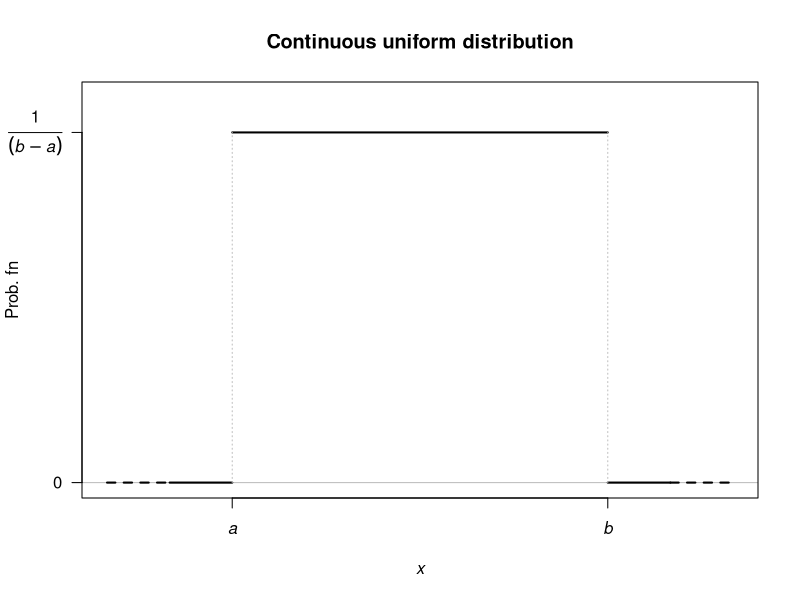
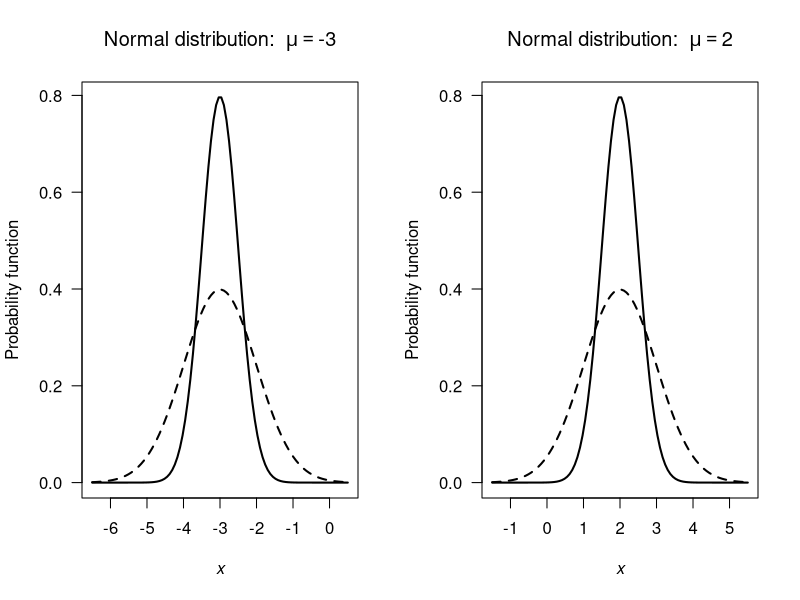
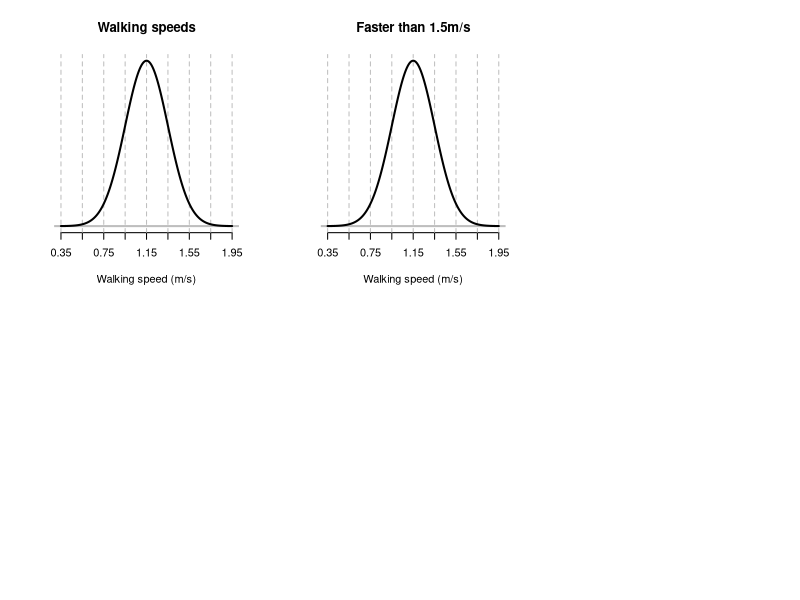

Write R code to recreate these figures, in order. (Note: this script raises an error after producing the figures.)
## ---- chunk 1
plot( x = c(1, 7),
      y = c(0, 1),
      type = "n",
      ylim = c(0, 1.1),
      xlim = c(-1, 9),
      xlab = expression(italic(x)),
      ylab = "Prob. fn",
      axes = FALSE,
      main = "Continuous uniform distribution")
abline(h = 0,
       col = "grey")
lines(x = c(0, 1),
      y = c(0, 0),
      lwd = 2)
lines(x = c(-1, 0),
      y = c(0, 0),
      lwd = 2,
      lty = 2)
lines(x = c(7, 8),
      y = c(0, 0),
      lwd = 2)
lines(x = c(8, 9),
      y = c(0, 0),
      lwd = 2,
      lty = 2)

axis(side = 1,
     at = c(1, 7),
     labels = c(expression(italic(a)), 
                expression(italic(b)) ) )
axis(side = 2,
     at = c(0, 1),
     label = c(0,
               expression(frac(1, (italic(b) - italic(a))) ) ),
     las = 1)
box()

lines( x = c(1, 7),
       y = c(1, 1),
       lwd = 2)
lines( x = c(1, 1),
       y = c(0, 1),
       col = "grey",
       lty = 3)
lines( x = c(7, 7),
       y = c(0, 1),
       col = "grey",
       lty = 3)
## ---- chunk 2
punif(-0.5, -2, 2) + 
  1 - punif(0.5, -2, 2)
## ---- chunk 3

par(mfrow = c(1, 2))

z <- seq(-3.5, 3.5,
         length = 100)

mu <- c(-3, 2)
sigma <- c(0.5, 1)

for (i in (1:2)){
   x <- mu[i] + z * max(sigma)
   muvalue <- mu[i]
   plot( x,
         dnorm(x, 
               mean = mu[i], 
               sd = sigma[1]),
         type = "l",
         xlab = expression(italic(x)),
         ylab = "Probability function",
         lwd = 2,
         las = 1,
         main = bquote("Normal distribution: " ~ mu == .(muvalue))
         )
   lines( x,
         dnorm(x, 
               mean = mu[i], 
               sd = sigma[2]),
         lty = 2,
         lwd = 2)
   
}
## ---- chunk 4
# Part 1
1 - pnorm(1.5, mean = 1.15, sd = 0.2)

# Part 2
pnorm(1, mean = 1.15, sd = 0.2)

# Part 3
pnorm(1.5, mean = 1.15, sd = 0.2) - 
   pnorm(1, mean = 1.15, sd = 0.2)

# Part 4
qnorm(0.15, mean= 1.15, sd = 0.2)

# Part 5
qnorm(0.95, mean = 1.15, sd = 0.2)
## ---- chunk 5
plotWalking <- function(){
  mu <- 1.15
  sigma <- 0.2
  zseq <- seq(-4, 4,
              length = 500)
  yy <- dnorm(zseq)
  
  xx <- mu + sigma*zseq
  
  z <- seq(-4, 4, 
           by = 1)
  plot(yy ~ xx,
       type = "n",
       las = 1,
       axes = FALSE,
       xlab = "Walking speed (m/s)",
       ylab = "")
  axis(side = 1,
       at = mu + z * sigma)
  abline(h = 0,
         lwd = 2,
         col = "grey")
  abline(v =  mu + z * sigma,
         lwd = 1,
         lty = 2,
         col = "grey")
  lines(yy ~ xx,
       lwd = 2)
  
  return(list( x = xx, 
               y = yy) )
}


par( mfrow = c(2, 3) )
out <- plotWalking()
title(main = "Walking speeds")

out <- plotWalking()
title(main = "Faster than 1.5m/s")
shadeNormal(out$x, 
            out$y,
            lo = 1.5, 
            hi = 10,
            col = plotColour1)

out <- plotWalking()
title(main = "Slower than 1.0m/s")
shadeNormal(out$x, 
            out$y,
            lo = -100, 
            hi = 1,
            col = plotColour1)

out <- plotWalking()
title(main = "Between 1.0m/s and 1.5m/s")
shadeNormal(out$x, 
            out$y,
            lo = 1, 
            hi = 1.5,
            col = plotColour1)

out <- plotWalking()
title(main = "Slowest 15%")
shadeNormal(out$x, 
            out$y,
            hi = qnorm(0.15, mean= 1.15, sd = 0.2),
            lo = -100, 
            col = plotColour1)

out <- plotWalking()
title(main = "Quickest 5%")
shadeNormal(out$x, 
            out$y,
            hi = 100, 
            lo = qnorm(0.90, mean= 1.15, sd = 0.2),
            col = plotColour1)

## ---- chunk 6
qnorm(0.25, # 'Top 75%' is the same as the 'bottom 25%' 
      mean = 50,
      sd = 10)
## ---- chunk 7
# Exact
ExactP <- sum( dbinom(x = 35:100,
                      size = 100,
                      prob = 0.30))
ExactP2 <- 1 - pbinom(34, 
                      size = 100,
                      prob = 0.30)
# Normal approx
NormalP <- 1 - pnorm(35, 
                     mean = 30,
                     sd = sqrt(21))
# Normal approx with continuity correction
ContCorrP <- 1 - pnorm(34.5, 
                       mean = 30,
                       sd = sqrt(21))
cat("Exact:" = round(ExactP, 6), "\n") # \n means "new line" 
cat("Exact (alt):" = round(ExactP2, 6), "\n")
cat("Normal approx:" = round(NormalP, 6), "\n")
cat("With correction:" = round(ContCorrP, 6), "\n")
## ---- chunk 8
n <- 100
p <- 0.3

xx <- 33 : 37
pdf.binomial <- dbinom(x = xx,
                       size = n,
                       prob = p)


par( mfrow = c(1, 2))

barplot(pdf.binomial,
        space = 0, #Put bars together to make histogram
        las = 1,
        names = as.character(xx),
        col = "white",
        ylim = c(0, 0.08),
        main = "Without continuity correction",
        xlab = expression(italic(X)),
        ylab = "Prob. function")
# Now, this is plotted with x = 1, 2, 3, 4, 5... so make such normal pdf matches


xx.normal <- seq( min(xx) - 0.5, # Go to left of box
                  max(xx) + 1.0, # Go to right of box
                  by = 0.01)
pdf.normal <- dnorm(x = xx.normal,
                    mean = n * p,
                    sd = sqrt(n * p * (1 - p) ) )

# SO: 0.5 on the barplot is equivalent to 33 
# SO: 4.5 on the barplot is equivalent to 37
# NOTE: Diff as always 32.5
x.normal.rescaled <- xx.normal - 32.5 # Rescale to barchart scale
shading <- (x.normal.rescaled > 2.4999)

lines( x =  x.normal.rescaled,
       y = pdf.normal,
       lwd = 2)
# Shade
polygon( x = c(2.5, 
               x.normal.rescaled[shading], 
               5.5),
         y = c(0, 
               pdf.normal[shading], 
               0),
         col = plotColour)





barplot(pdf.binomial,
        space = 0, #Put bars together to make histogram
        las = 1,
        names = as.character(xx),
        col = "white",
        ylim = c(0, 0.08),
        main = "With continuity correction",
        xlab = expression(italic(X)),
        ylab = "Prob. function")
# Now, this is plotted with x = 1, 2, 3, 4, 5... so make such normal pdf matches


xx.normal <- seq( min(xx) - 0.5, # Go to left of box
                  max(xx) + 1.0, # Go to right of box
                  by = 0.01)
pdf.normal <- dnorm(x = xx.normal,
                    mean = n * p,
                    sd = sqrt(n * p * (1 - p) ) )

# SO: 0.5 on the barplot is equivalent to 33 
# SO: 4.5 on the barplot is equivalent to 37
# NOTE: Diff as alway 32.5
x.normal.rescaled <- xx.normal - 32.5 # Rescale to barchart scale
shading <- (x.normal.rescaled > 1.9999)

lines( x =  x.normal.rescaled,
       y = pdf.normal,
       lwd = 2)
# Shade
polygon( x = c(2, 
               x.normal.rescaled[shading], 
               5.5),
         y = c(0, 
               pdf.normal[shading], 
               0),
         col = plotColour)


## ---- chunk 9
CCTable.caption <- "Some events and their probabilities for the die-rolling example, computed using the binomial distribution (exact) and the normal approximation using the continuity correction. The accuracy of the approximation is generally very good."

prob <- 1/6
n <- 100
mn <- n * prob
stdev <- sqrt( n * prob * (1 - prob) )

CCTable <- array( "",
                  dim = c(5, 5) )
colnames(CCTable) <- c("Event (binomial)",
                       "Prob (binomial)",
                       " ",  # Spacer
                       "Event (normal)",
                       "Prob (normal)")

CCTable[1, ] <- c("$\\Pr(X \\lt 10)$",
                  round(pbinom(9, prob = prob, size = n), 4),
                  "",
                  "$\\Pr(Y \\lt 9.5)$",
                  round( pnorm(10, mean = mn, sd = stdev), 4) )
CCTable[2, ] <- c("$\\Pr(X \\le 15)$",
                  round(pbinom(15, prob = prob, size = n), 4),
                  "",
                  "$\\Pr(Y \\lt 15.5)$",
                  round( pnorm(15.5, mean = mn, sd = stdev), 4) )

CCTable[3, ] <- c("$\\Pr(X \\gt 17)$",
                  round(1 - pbinom(17, prob = prob, size = n), 4),
                  "",
                  "$\\Pr(Y \\gt 17.5)$",
                  round( 1 - pnorm(17.5, mean = mn, sd = stdev), 4) )

CCTable[4, ] <- c("$\\Pr(X \\ge 21)$",
                  round(1 - pbinom(20, prob = prob, size = n), 4),
                  "",
                  "$\\Pr(Y \\gt 20.5)$",
                  round( 1 - pnorm(20.5, mean = mn, sd = stdev), 4) )

CCTable[5, ] <- c("$\\Pr(15 \\lt X \\le 17)$",
                  round(pbinom(17, prob = prob, size = n) - pbinom(16, prob = prob, size = n), 4),
                  "",
                  "$\\Pr(15.5 \\lt Y \\lt 17.5)$",
                  round( pnorm(16.5, mean = mn, sd = stdev) - pnorm(15.5, mean = mn, sd = stdev), 4) )

if( knitr::is_latex_output() ) {
CCTable[1, ] <- c("$\\Pr(X < 10)$",
                  round(pbinom(9, prob = prob, size = n), 4),
                  "",
                  "$\\Pr(Y < 9.5)$",
                  round( pnorm(10, mean = mn, sd = stdev), 4) )
CCTable[2, ] <- c("$\\Pr(X \\le 15)$",
                  round(pbinom(15, prob = prob, size = n), 4),
                  "",
                  "$\\Pr(Y < 15.5)$",
                  round( pnorm(15.5, mean = mn, sd = stdev), 4) )

CCTable[3, ] <- c("$\\Pr(X > 17)$",
                  round(1 - pbinom(17, prob = prob, size = n), 4),
                  "",
                  "$\\Pr(Y > 17.5)$",
                  round( 1 - pnorm(17.5, mean = mn, sd = stdev), 4) )

CCTable[4, ] <- c("$\\Pr(X \\ge 21)$",
                  round(1 - pbinom(20, prob = prob, size = n), 4),
                  "",
                  "$\\Pr(Y > 20.5)$",
                  round( 1 - pnorm(20.5, mean = mn, sd = stdev), 4) )

CCTable[5, ] <- c("$\\Pr(15 < X \\le 17)$",
                  round(pbinom(17, prob = prob, size = n) - pbinom(15, prob = prob, size = n), 4),
                  "",
                  "$\\Pr(15.5 < Y < 17.5)$",
                  round( pnorm(17.5, mean = mn, sd = stdev) - pnorm(15.5, mean = mn, sd = stdev), 4) )

  knitr::kable(CCTable,
               format = "latex",
               booktabs = TRUE,
               align = "r",
               longtable = FALSE,                
               escape = FALSE,
               linesep = c("", "", "\\addlinespace"),
               caption = CCTable.caption) %>%
    kable_styling(font_size = 10) %>%
    row_spec(0, bold = TRUE) 
}
if( knitr::is_html_output() ) {
CCTable[1, ] <- c("$\\Pr(X \\lt 10)$",
                  round(pbinom(9, prob = prob, size = n), 4),
                  "",
                  "$\\Pr(Y \\lt 9.5)$",
                  round( pnorm(10, mean = mn, sd = stdev), 4) )
CCTable[2, ] <- c("$\\Pr(X \\le 15)$",
                  round(pbinom(15, prob = prob, size = n), 4),
                  "",
                  "$\\Pr(Y \\lt 15.5)$",
                  round( pnorm(15.5, mean = mn, sd = stdev), 4) )

CCTable[3, ] <- c("$\\Pr(X \\gt 17)$",
                  round(1 - pbinom(17, prob = prob, size = n), 4),
                  "",
                  "$\\Pr(Y \\gt 17.5)$",
                  round( 1 - pnorm(17.5, mean = mn, sd = stdev), 4) )

CCTable[4, ] <- c("$\\Pr(X \\ge 21)$",
                  round(1 - pbinom(20, prob = prob, size = n), 4),
                  "",
                  "$\\Pr(Y \\gt 20.5)$",
                  round( 1 - pnorm(20.5, mean = mn, sd = stdev), 4) )

CCTable[5, ] <- c("$\\Pr(15 \\lt X \\le 17)$",
                  round(pbinom(17, 
                               prob = prob, 
                               size = n) - 
                          pbinom(15, 
                                 prob = prob, 
                                 size = n), 
                        4),
                  "",
                  "$\\Pr(15.5 \\lt Y \\lt 17.5)$",
                  round( pnorm(17.5, 
                               mean = mn, 
                               sd = stdev) - 
                           pnorm(15.5, 
                                 mean = mn, 
                                 sd = stdev), 
                         4) )

  knitr::kable(CCTable,
               escape = TRUE,
               format = "html",
               booktabs = TRUE,
               align = "r",
               longtable = FALSE,                
               caption = CCTable.caption) %>%
    row_spec(0, bold = TRUE) 
}
## ---- chunk 10
x <- seq(0, 10,
         length = 100)

lambda <- c(0.5, 1, 2)

for (i in (1:length(lambda))){
  lambdai <- lambda[i]
  if (i == 1) {
     plot(x = x,
          y = dexp(x,
                   rate = 1/lambda[i]),
          xlab = expression(italic(x)),
          ylab = "Probability function",
          lwd = 2,
          las = 1,
          ylim = c(0, 1.5),
          type = "l",
          main = "Exponential distributions")
  } else {
    lines(x = x,
          y = dexp(x,
                   rate = 1/lambda[i]),
          lty = i,
          lwd = 2)
  }
}

legend( "topright",
        lty = 1:3,
        lwd = 2,
        legend = c(bquote(lambda == 0.5),
                   bquote(lambda == 1),
                   bquote(lambda == 2) )
        )
## ---- chunk 11
NP <- read.csv("Data/NervePulses.csv")

hist(NP$WaitTime,
     xlab = "Time between pulses (seconds)",
     ylab = "Density",
     main = "Nerve pulse wait times",
     col = "white",
     freq = FALSE,
     ylim = c(0, 4),
     las = 1,
     breaks = seq(0, 1.4, by = 0.1) )

beta <- mean(NP$WaitTime)
xx <- seq(0, 1.4, 
          by = 0.01)

lines( x = xx,
       y = dexp(xx, rate = 1/beta),
       lwd = 2,
       col = plotColour)


## ---- chunk 12

par( mfrow = c(2, 2))

alpha <- c(0.7, 2,
           3, 6)
beta <- c(0.5, 1, 2)


for (i in (1:length(alpha))){
  alphai <- alpha[i]
  
  if ( (i == 1) | ( i == 2 ) ) xmax <- 8
  if (i == 3) xmax <- 10
  if (i == 4) xmax <- 12
  
  x <- seq(0, xmax,
           length = 100)

  plot(x = x,
       y = dgamma(x,
                  shape = alphai,
                  scale = beta[1]),
       xlab = expression(italic(x)),
       ylab = "Prob. density",
       las = 1,
       lwd = 2,
       col = plotColour1,
       type = "l",
       main = bquote("Gamma distributions:" ~ alpha == .(alphai) ) ) 

  lines( x = x,
         y = dgamma(x,
                  shape = alphai,
                  scale = beta[2]),
         col = plotColour1,
         lty = 2,
         lwd = 2)
  lines( x = x,
         y = dgamma(x,
                  shape = alphai,
                  scale = beta[3]),
         col = plotColour1,
         lty = 3,
         lwd = 2)
  legend("topright",
         lwd = 2,
         lty = 1:3,
         bty = "n",
         col = plotColour1,
         legend = c(bquote( beta == .(beta[1])),
                    bquote( beta == .(beta[2])),
                    bquote( beta == .(beta[3]))))

}
## ---- chunk 13
RainTable <- array(dim = c(9, 7))

RainTable[1, ] <- c("0--5",   1631, 1639, "", "46--50",   18, 12)
RainTable[2, ] <- c("6--10",  115,   106, "", "51--60",   18, 20)
RainTable[3, ] <- c("11--15",  67,    62, "", "61--70",   13, 15)
RainTable[4, ] <- c("16--20",  42,    44, "", "71--80",   13, 12)
RainTable[5, ] <- c("21--25",  27,    32, "", "81--90",    8, 9)
RainTable[6, ] <- c("26--30",  26,    26, "", "91--100",   8, 7)
RainTable[7, ] <- c("31--35",  19,    21, "", "101--125", 16, 12)
RainTable[8, ] <- c("36--40",  14,    17, "", "126--150",  7, 7)
RainTable[9, ] <- c("41--45",  12,    14, "", "151--425", 14, 13)



if( knitr::is_latex_output() ) {
  knitr::kable(RainTable,
               format = "latex",
               booktabs = TRUE,
               align = c("c", "r", "r", "c", "c", "r", "r"),
               col.names = c("Rainfall (mm)",
                             "Observed",
                             "Modelled",
                             " ",
                             "Rainfall (mm)",
                             "Observed",
                             "Modelled"),
               longtable = FALSE,                
               escape = FALSE,
               caption = "The gamma distribution used to model Sydney daily rainfall.") %>%
    kable_styling(font_size = 10) %>%
    row_spec(0, bold = TRUE) 
}
if( knitr::is_html_output() ) {
  knitr::kable(RainTable,
               escape = TRUE,
               format = "html",
               booktabs = TRUE,
               align = c("c", "r", "r", "c", "c", "r", "r"),
               col.names = c("Rainfall (mm)",
                             "Observed",
                             "Modelled",
                             " ",
                             "Rainfall (mm)",
                             "Observed",
                             "Modelled"),
               longtable = FALSE,                
               caption = "The gamma distribution used to model Sydney daily rainfall.") %>%
    row_spec(0, bold = TRUE) 
}

## ---- chunk 14
# Integrate
integrate(dgamma, # The gamma distribution prob. fn
          lower = 3,
          upper = Inf,  # "Inf" means "infinity"
          shape = 2,
          scale = 1)

# Directly
1 - pgamma(3,
           shape = 2,
           scale = 1)
## ---- chunk 15
par(mfrow = c(1, 2))

x <- seq(0, 1, 
         length = 100)

m <- c(0.5, 0.1, 4, 6)
n <- c(0.5, 2, 4, 2)


plot( x = x,
      y = dbeta(x = x,
                shape1 = m[1],
                shape2 = n[1]),
      xlab = expression(italic(x)),
      ylab = "Probability function",
      lwd = 2,
      type = "l",
      las = 1,
      ylim = c(0, 3),
      main = "Beta distributions")
lines( x = x,
       y = dbeta(x = x,
                 shape1 = m[2],
                 shape2 = n[2]),
       lwd = 2,
       lty = 2)
lines( x = x,
       y = dbeta(x = x,
                 shape1 = m[3],
                 shape2 = n[3]),
       lwd = 2,
       lty = 3)
lines( x = x,
       y = dbeta(x = x,
                 shape1 = m[4],
                 shape2 = n[4]),
       lwd = 2,
       lty = 4)

# Now have a panel just for the legend!
plot( x = c(1, 5),
      y = c(1, 5),
      axes = FALSE,
      xlab = "",
      ylab = "",
      type = "n")

legend("right",
       lty = 1:4,
       lwd = 2,
       bty = "n",
       legend = c( bquote(italic(m)== .(m[1])~and~italic(n)==.(n[1])),
                   bquote(italic(m)== .(m[2])~and~italic(n)==.(n[2])),
                   bquote(italic(m)== .(m[3])~and~italic(n)==.(n[3])),
                   bquote(italic(m)== .(m[4])~and~italic(n)==.(n[4])) )
)



## ---- chunk 16
1 - pbeta(0.9, 
          shape1 = 4, 
          shape2 = 2)
## ---- chunk 17
discrete_Table <- array( dim = c(10, 3) )
discrete_Table[, 1] <- c("Arcsine",
                         "von Mises",
                         "inverse Gaussian",
                         "Pareto",
                         "Log-normal",
                         "Cauchy",
                         "",
                         "",
                         "",
                         "")
discrete_Table[, 2] <- c("??",
                         "Circular data; directions",
                         "Very skewed",
                         "Trials until first success",
                         "Trials until $k$ successes",
                         "Count in fixed time/space interval",
                         "Successes in draws w/o replacement",
                         "Counts of outcomes in $n$ trials",
                         "Skewed frequency of discrete events",
                         "??")
discrete_Table[, 3] <- c("$(0, 1)$",
                         "$[-\\pi, \\pi]$",
                         "$(0, \\infty)$",
                         "$[x_m, \\infty)$",
                         "$(0, \\infty)$", 
                         "$(-\\infty, \\infty)$",
                         "Fair die roll",
                         "Die rolled 10 times",
                         "Word counts in text",
                         "??")

if (knitr::is_latex_output()) {
  kable(discrete_Table,
        format = "latex",
        booktabs = TRUE,
        align = "l",
        escape = FALSE,
        longtable = FALSE,
        caption = "Commonly-used continuous distributions.") %>%
    kable_styling(font_size = 10) %>%
    row_spec(0, bold = TRUE) 
  
}
## ---- chunk 18
set.seed(107283)
## ---- chunk 19
rnorm(3, # Generate three random numbers...
      mean = 4,     # ... with mean = 4
      sd = 2)       # ... with sd = 2
## ---- chunk 20
1 - pnorm(173, mean = 163, sd = 5)
## ---- chunk 21
set.seed(17283)
## ---- chunk 22
htW <- rnorm(1000,  # One thousand women
             mean = 163,  # Mean ht
             sd = 5)      # Sd of height
pcTallWomen <- sum( htW > 173 )/1000 * 100

cat("Percentage 'tall' women:", pcTallWomen, '%\n')
## ---- chunk 23
set.seed(107423)
## ---- chunk 24
personSex <- rbinom(1000,  # Select sex of each person
                    1,
                    0.44) # So 0 = Female; 1 = Male

htP <- rnorm(1000,  # change ht parameters according to sex
             mean = ifelse(personSex == 1,
                           175,
                           163),
             sd = ifelse(personSex == 1,
                         7, 
                         5))

pcTallPeople <- sum( htP > 173 )/1000 * 100
pcFemales <- sum( personSex == 0 ) / 1000 * 100

cat("Percentage 'tall' people:", pcTallPeople, '%\n\n')
cat("Percentage females:", pcFemales, '%\n\n')
cat("Percentage of 'tall' people that are female:", 
    round( sum(htP > 173 & personSex == 0) / sum(htP > 173) * 100, 1),
    '%\n\n')
cat("Variance of heights: ", var(htP), "\n")
## ---- chunk 25
par( mfrow = c(1, 2))

hist( htW, 
      xlab = "Heights (in cm)",
      main = "Heights: women",
      xlim = c(140, 200),
      ylim = c(0, 400),
      las = 1)
hist( htP, 
      xlab = "Heights (in cm)",
      main = "Heights: women and men",
      xlim = c(140, 200),
      ylim = c(0, 400),
      las = 1)
## ---- chunk 26
par( mar = c(1, 1, 1, 1) )

#theta <- seq(0, 2 * pi, 
#             length = 20)
# cat(theta, "\n")
# Silly buggers happening with this. No idea what is going on

x.tmp <- seq(-1, 1,
         length = 500)
x <- c(x.tmp, 
       rev(x.tmp))
y <- c( sqrt(1 - x.tmp^2),
        rev( -sqrt(1 - x.tmp^2)))

buffer <- c(-0.1, 0.1)
plot(x = x, 
     y = y,
     type = "l",
     asp = 1,
     lwd = 2,
     xlab = "",
     ylab = "",
     main = "",
     xlim = c(-1, 1) + buffer,
     ylim = c(-1, 1) + buffer,
     axes = FALSE)

# Plot point of interest
points( x = 0,
        y = 1,
        pch = 19,
        col = "red",
        cex = 2)

# Plot the points A and B, and arrow between them
angleUp   <-  pi/3
angleDown <- -pi/3

lines(x = c(0, 0.5),
      y = c(0, -sqrt(3)/2),
            col = "grey",
            lwd = 3)

lines(x = c(0, 0.5),
      y = c(0, sqrt(3)/2),
            col = "grey",
            lwd = 3)

arrows(x0 = 0.5,
       x1 = 0.5,
       y0 =  sqrt(3)/2 - 0.1,
       y1 = -sqrt(3)/2 + 0.1,
       col = "grey",
       code = 3,
       lty = 1,
       lwd = 2,
       angle = 15,
       length = 0.15)
text(x = 0.5,
     y = 0,
     pos = 4,
     label = expression( sqrt(italic(3))))

points( x = 0.5,
        y = sqrt(3)/2,
        pch = 19,
        col = "black",
        cex = 1)
points( x = 0.5,
        y = -sqrt(3)/2,
        pch = 19,
        col = "black",
        cex = 1)
text( x = 0.5,
      y = sqrt(3)/2,
      pos = 3,
      label = expression(italic(A)))
text( x = 0.5,
      y = -sqrt(3)/2,
      pos = 1,
      label = expression(italic(B)))

# Plot centre
points( x = 0,
        y = 0,
        pch = 19,
        col = "black",
        cex = 1)

